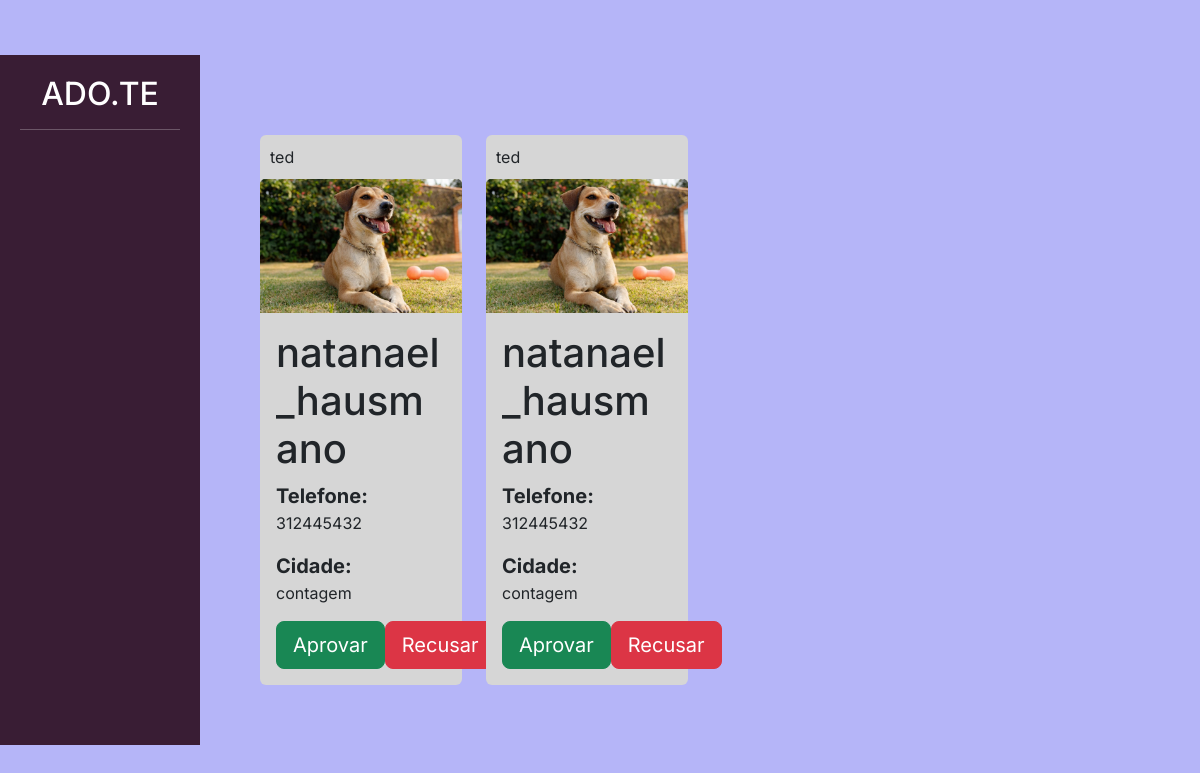
The app's page /divulgar/ver_pedido_adocao/ (signed in) with its own data.
### adotar/models.py (models this page shows)
class PedidoAdocao(models.Model):
    choices_status = (
        ('AG', 'Aguardando aprovação'),
        ('AP', 'Aprovado'),
        ('R', 'Recusado')
    )
    pet = models.ForeignKey(Pet, on_delete=models.DO_NOTHING)
    usuario = models.ForeignKey(User, on_delete=models.DO_NOTHING)
    data = models.DateTimeField()
    status = models.CharField(max_length=2, choices=choices_status, default='AG')

### divulgar/models.py (models this page shows, shortened)
class Pet(models.Model):
    usuario = models.ForeignKey(User, on_delete=models.DO_NOTHING)
    foto = models.ImageField(upload_to="fotos_pets")
    choices_status = (('P', 'Para adoção'), ('A', 'Adotado'))
    nome = models.CharField(max_length=100)
    descricao = models.TextField()
    estado = models.CharField(max_length=50)
    cidade = models.CharField(max_length=50)
    telefone = models.CharField(max_length=14)
    tags = models.ManyToManyField(Tag)
    raca = models.ForeignKey(Raca, on_delete=models.DO_NOTHING)
    status = models.CharField(max_length=1, choices=choices_status, default='P')

### divulgar/views.py (the view)
# urls.py: path('ver_pedido_adocao/', views.ver_pedido_adocao, name="Ver_pedido_adocao"),
def ver_pedido_adocao(request):
    if request.method == "GET":
        pedidos = PedidoAdocao.objects.filter(usuario=request.user).filter(status="AG")
        return render(request, 'ver_pedido_adocao.html', {'pedidos': pedidos})

### divulgar/templates/ver_pedido_adocao.html (shortened to what this page needs)
{% load static %}
<!doctype html>
<html lang="pt-BR">
    <head>
    <link href="https://cdn.jsdelivr.net/npm/bootstrap@5.3.0-alpha1/dist/css/bootstrap.min.css" rel="stylesheet">
    <link href="{% static 'usuarios/css/cadastro.css' %}" rel="stylesheet">
    <link href="{% static 'divulgar/css/novo_pet.css' %}" rel="stylesheet">
    <link href="{% static 'divulgar/css/seus_pets.css' %}" rel="stylesheet">
    <link href="{% static 'adotar/css/listar_pets.css' %}" rel="stylesheet">
    </head>
    <body>
        <div class="container-fluid">
            <div class="row">
                <div class="col-md-2 bg-side-plataforma sidebar">
                    <h2>ADO.TE</h2>
                    <hr>
                </div>
                <div style="padding:60px" class="col-md">
                    <div class="row">
                        {% for pedido in pedidos %}
                            <div class="col-md-3" style="margin-top: 20px;">
                                <div class="card" style="background-color: #D6D6D6; border:none;">
                                    <div style="padding:10px">
                                        <span clas="span-bold">{{pedido.pet.nome}}</span>
                                    </div>
                                    <img class="card-img-top" src="{{pedido.pet.foto.url}}">
                                    <div class="card-body">
                                        <h1 class="card-title">{{pedido.usuario.username}}</h1>
                                        <span class="span-bold2">Telefone:</span>
                                        <p>{{pedido.pet.telefone}}</p>
                                        <span class="span-bold2">Cidade:</span>
                                        <p>{{pedido.pet.cidade}}</p>
                                        <table>
                                            <tr>
                                                <td><a href="" class="btn btn-success btn-lg">Aprovar</a></td>
                                                <td><a href="" class="btn btn-danger btn-lg">Recusar</a></td>
                                            </tr>
                                        </table>
                                    </div>
                                </div>
                            </div>
                        {% endfor %}
                    </div>
                </div>
            </div>
        </div>
    </body>
</html>

### templates/static/usuarios/css/cadastro.css (style rules this page uses)
:root { --font1: 'Inter', sans-serif; --cor0: #fde3a7d7; --cor1: #6b63fff1; --cor2: #6c63ff; --cor3: #0c0ce94d; }
* { padding: 0; margin: 0; box-sizing: border-box; font-family: var(--font1); }
body { width: 100%; height: 100vh; display: flex; justify-content: center; align-items: center; background: var(--cor3); }

### templates/static/divulgar/css/novo_pet.css (style rules this page uses)
.sidebar { text-align: center; padding: 20px; }

### templates/static/adotar/css/listar_pets.css (style rules this page uses)
.span-bold2 { font-weight: bold; font-size: 20px; }
.bg-side-plataforma { background-color: #391D34; color: white; }

### records on screen
PedidoAdocao: pet.nome "ted", pet.foto (picture), usuario.username "natanael_hausmano", pet.telefone "312445432", pet.cidade "contagem"
PedidoAdocao: pet.nome "ted", pet.foto (picture), usuario.username "natanael_hausmano", pet.telefone "312445432", pet.cidade "contagem"
